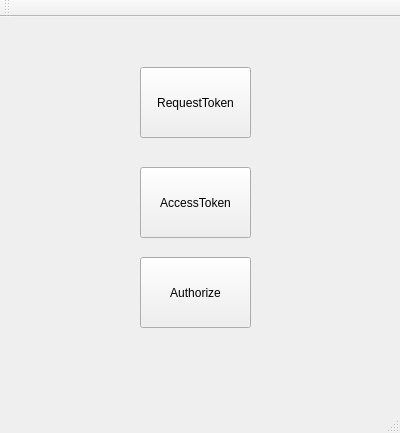
<?xml version="1.0" encoding="UTF-8"?>
<ui version="4.0">
 <class>MainWindow</class>
 <widget class="QMainWindow" name="MainWindow">
  <property name="geometry">
   <rect>
    <x>0</x>
    <y>0</y>
    <width>400</width>
    <height>433</height>
   </rect>
  </property>
  <property name="windowTitle">
   <string>MainWindow</string>
  </property>
  <widget class="QWidget" name="centralWidget">
   <widget class="QPushButton" name="pushButton">
    <property name="geometry">
     <rect>
      <x>140</x>
      <y>50</y>
      <width>111</width>
      <height>71</height>
     </rect>
    </property>
    <property name="text">
     <string>RequestToken</string>
    </property>
   </widget>
   <widget class="QPushButton" name="pushButton_3">
    <property name="geometry">
     <rect>
      <x>140</x>
      <y>150</y>
      <width>111</width>
      <height>71</height>
     </rect>
    </property>
    <property name="text">
     <string>AccessToken</string>
    </property>
   </widget>
   <widget class="QPushButton" name="pushButton_4">
    <property name="geometry">
     <rect>
      <x>140</x>
      <y>240</y>
      <width>111</width>
      <height>71</height>
     </rect>
    </property>
    <property name="text">
     <string>Authorize</string>
    </property>
   </widget>
  </widget>
  <widget class="QMenuBar" name="menuBar">
   <property name="geometry">
    <rect>
     <x>0</x>
     <y>0</y>
     <width>400</width>
     <height>20</height>
    </rect>
   </property>
  </widget>
  <widget class="QToolBar" name="mainToolBar">
   <attribute name="toolBarArea">
    <enum>TopToolBarArea</enum>
   </attribute>
   <attribute name="toolBarBreak">
    <bool>false</bool>
   </attribute>
  </widget>
  <widget class="QStatusBar" name="statusBar"/>
 </widget>
 <layoutdefault spacing="6" margin="11"/>
 <resources/>
 <connections/>
</ui>
